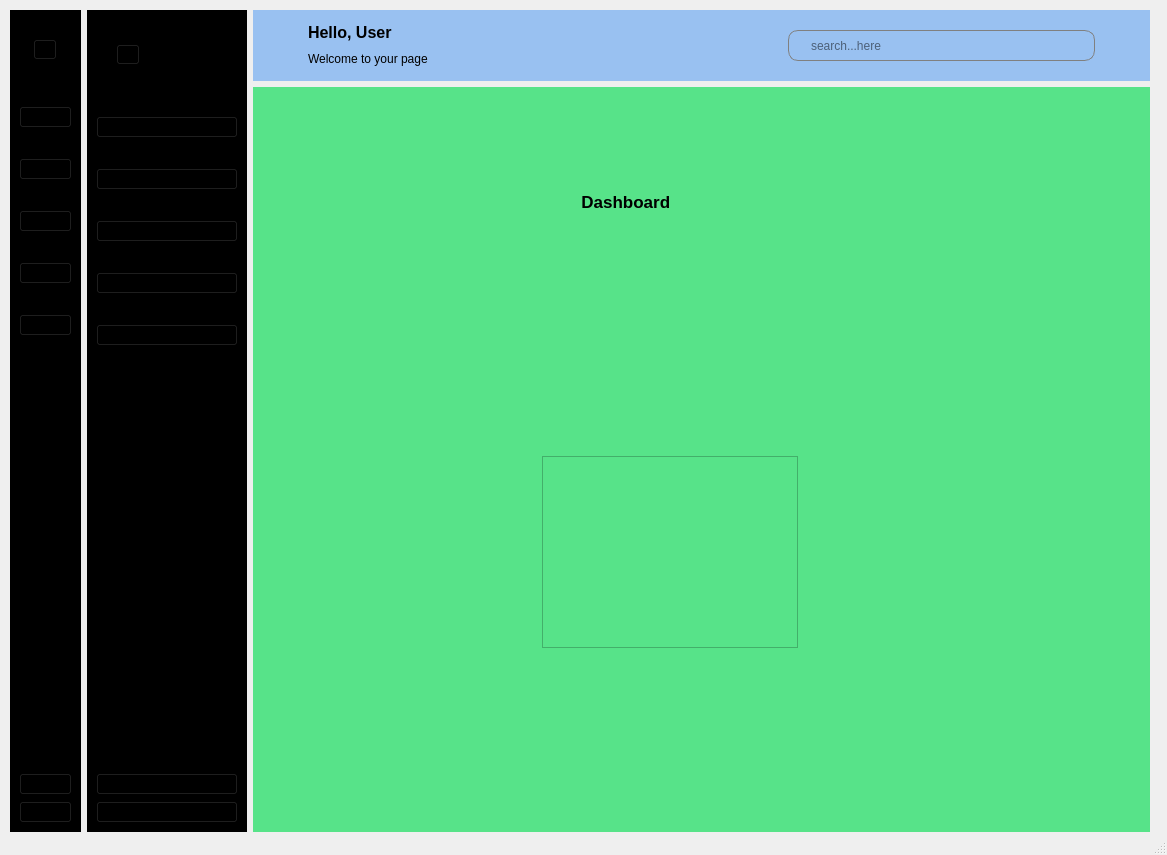
<?xml version="1.0" encoding="UTF-8"?>
<ui version="4.0">
 <class>MainWindow</class>
 <widget class="QMainWindow" name="MainWindow">
  <property name="geometry">
   <rect>
    <x>0</x>
    <y>0</y>
    <width>1167</width>
    <height>855</height>
   </rect>
  </property>
  <property name="windowTitle">
   <string>MainWindow</string>
  </property>
  <widget class="QWidget" name="centralwidget">
   <widget class="QWidget" name="layoutWidget">
    <property name="geometry">
     <rect>
      <x>10</x>
      <y>10</y>
      <width>1140</width>
      <height>822</height>
     </rect>
    </property>
    <layout class="QGridLayout" name="gridLayout">
     <item row="0" column="0">
      <widget class="QWidget" name="icon_only" native="true">
       <property name="minimumSize">
        <size>
         <width>71</width>
         <height>0</height>
        </size>
       </property>
       <property name="maximumSize">
        <size>
         <width>71</width>
         <height>16777215</height>
        </size>
       </property>
       <property name="styleSheet">
        <string notr="true">
QWidget {


background-color: rgb(0, 0, 0);


}</string>
       </property>
       <layout class="QVBoxLayout" name="verticalLayout_5">
        <item>
         <layout class="QHBoxLayout" name="horizontalLayout_2">
          <property name="topMargin">
           <number>20</number>
          </property>
          <item>
           <spacer name="horizontalSpacer">
            <property name="orientation">
             <enum>Qt::Orientation::Horizontal</enum>
            </property>
            <property name="sizeHint" stdset="0">
             <size>
              <width>40</width>
              <height>20</height>
             </size>
            </property>
           </spacer>
          </item>
          <item>
           <widget class="QToolButton" name="toolButton">
            <property name="enabled">
             <bool>true</bool>
            </property>
            <property name="text">
             <string>...</string>
            </property>
            <property name="icon">
             <iconset resource="resources/rec.qrc">
              <normaloff>:/icons/icons/logo.png</normaloff>:/icons/icons/logo.png</iconset>
            </property>
            <property name="iconSize">
             <size>
              <width>40</width>
              <height>40</height>
             </size>
            </property>
           </widget>
          </item>
          <item>
           <spacer name="horizontalSpacer_2">
            <property name="orientation">
             <enum>Qt::Orientation::Horizontal</enum>
            </property>
            <property name="sizeHint" stdset="0">
             <size>
              <width>40</width>
              <height>20</height>
             </size>
            </property>
           </spacer>
          </item>
         </layout>
        </item>
        <item>
         <layout class="QVBoxLayout" name="verticalLayout_3">
          <property name="spacing">
           <number>30</number>
          </property>
          <property name="topMargin">
           <number>40</number>
          </property>
          <item>
           <widget class="QPushButton" name="dashboard_s">
            <property name="text">
             <string/>
            </property>
            <property name="icon">
             <iconset resource="resources/rec.qrc">
              <normaloff>:/icons/icons/dashboardsmall1.png</normaloff>
              <normalon>:/icons/icons/dashboardsmall2.png</normalon>:/icons/icons/dashboardsmall1.png</iconset>
            </property>
            <property name="iconSize">
             <size>
              <width>100</width>
              <height>20</height>
             </size>
            </property>
            <property name="checkable">
             <bool>true</bool>
            </property>
            <property name="autoExclusive">
             <bool>true</bool>
            </property>
           </widget>
          </item>
          <item>
           <widget class="QPushButton" name="subject_s">
            <property name="text">
             <string/>
            </property>
            <property name="icon">
             <iconset resource="resources/rec.qrc">
              <normaloff>:/icons/icons/institutionsmall1.png</normaloff>
              <normalon>:/icons/icons/institutionsmall2.png</normalon>:/icons/icons/institutionsmall1.png</iconset>
            </property>
            <property name="iconSize">
             <size>
              <width>100</width>
              <height>20</height>
             </size>
            </property>
            <property name="checkable">
             <bool>true</bool>
            </property>
            <property name="autoExclusive">
             <bool>true</bool>
            </property>
           </widget>
          </item>
          <item>
           <widget class="QPushButton" name="classes_s">
            <property name="text">
             <string/>
            </property>
            <property name="icon">
             <iconset resource="resources/rec.qrc">
              <normaloff>:/icons/icons/dashboardsmall1.png</normaloff>
              <normalon>:/icons/icons/dashboardsmall2.png</normalon>:/icons/icons/dashboardsmall1.png</iconset>
            </property>
            <property name="iconSize">
             <size>
              <width>100</width>
              <height>20</height>
             </size>
            </property>
            <property name="checkable">
             <bool>true</bool>
            </property>
            <property name="autoExclusive">
             <bool>true</bool>
            </property>
           </widget>
          </item>
          <item>
           <widget class="QPushButton" name="teachers_s">
            <property name="text">
             <string/>
            </property>
            <property name="icon">
             <iconset resource="resources/rec.qrc">
              <normaloff>:/icons/icons/teacherssmall1.png</normaloff>
              <normalon>:/icons/icons/teacherssmall2.png</normalon>:/icons/icons/teacherssmall1.png</iconset>
            </property>
            <property name="iconSize">
             <size>
              <width>100</width>
              <height>20</height>
             </size>
            </property>
            <property name="checkable">
             <bool>true</bool>
            </property>
            <property name="autoExclusive">
             <bool>true</bool>
            </property>
           </widget>
          </item>
          <item>
           <widget class="QPushButton" name="students_s">
            <property name="text">
             <string/>
            </property>
            <property name="icon">
             <iconset resource="resources/rec.qrc">
              <normaloff>:/icons/icons/studentssmall1.png</normaloff>
              <normalon>:/icons/icons/studentssmall2.png</normalon>:/icons/icons/studentssmall1.png</iconset>
            </property>
            <property name="iconSize">
             <size>
              <width>100</width>
              <height>20</height>
             </size>
            </property>
            <property name="checkable">
             <bool>true</bool>
            </property>
            <property name="autoExclusive">
             <bool>true</bool>
            </property>
           </widget>
          </item>
         </layout>
        </item>
        <item>
         <spacer name="verticalSpacer_2">
          <property name="orientation">
           <enum>Qt::Orientation::Vertical</enum>
          </property>
          <property name="sizeHint" stdset="0">
           <size>
            <width>28</width>
            <height>365</height>
           </size>
          </property>
         </spacer>
        </item>
        <item>
         <layout class="QVBoxLayout" name="verticalLayout_4">
          <item>
           <widget class="QPushButton" name="settings_s">
            <property name="text">
             <string/>
            </property>
            <property name="icon">
             <iconset resource="resources/rec.qrc">
              <normaloff>:/icons/icons/settingssmall1.png</normaloff>
              <normalon>:/icons/icons/settingssmall2.png</normalon>:/icons/icons/settingssmall1.png</iconset>
            </property>
            <property name="iconSize">
             <size>
              <width>100</width>
              <height>20</height>
             </size>
            </property>
            <property name="checkable">
             <bool>true</bool>
            </property>
            <property name="autoExclusive">
             <bool>true</bool>
            </property>
           </widget>
          </item>
          <item>
           <widget class="QPushButton" name="logout_s">
            <property name="text">
             <string/>
            </property>
            <property name="icon">
             <iconset resource="resources/rec.qrc">
              <normaloff>:/icons/icons/signoutsmall1.png</normaloff>
              <normalon>:/icons/icons/signoutsmall2.png</normalon>:/icons/icons/signoutsmall1.png</iconset>
            </property>
            <property name="iconSize">
             <size>
              <width>100</width>
              <height>16</height>
             </size>
            </property>
            <property name="checkable">
             <bool>true</bool>
            </property>
            <property name="autoExclusive">
             <bool>true</bool>
            </property>
           </widget>
          </item>
         </layout>
        </item>
       </layout>
      </widget>
     </item>
     <item row="0" column="1">
      <widget class="QWidget" name="icon_text" native="true">
       <property name="styleSheet">
        <string notr="true">background-color: rgb(0, 0, 0);</string>
       </property>
       <layout class="QVBoxLayout" name="verticalLayout_6">
        <item>
         <layout class="QHBoxLayout" name="horizontalLayout">
          <property name="spacing">
           <number>8</number>
          </property>
          <property name="leftMargin">
           <number>20</number>
          </property>
          <property name="topMargin">
           <number>20</number>
          </property>
          <property name="rightMargin">
           <number>0</number>
          </property>
          <item>
           <widget class="QToolButton" name="toolButton_2">
            <property name="enabled">
             <bool>true</bool>
            </property>
            <property name="text">
             <string>...</string>
            </property>
            <property name="icon">
             <iconset resource="resources/rec.qrc">
              <normaloff>:/icons/icons/logo.png</normaloff>:/icons/icons/logo.png</iconset>
            </property>
            <property name="iconSize">
             <size>
              <width>40</width>
              <height>40</height>
             </size>
            </property>
           </widget>
          </item>
          <item>
           <widget class="QLabel" name="label_3">
            <property name="font">
             <font>
              <pointsize>20</pointsize>
              <bold>true</bold>
             </font>
            </property>
            <property name="text">
             <string>School</string>
            </property>
            <property name="scaledContents">
             <bool>false</bool>
            </property>
           </widget>
          </item>
         </layout>
        </item>
        <item>
         <layout class="QVBoxLayout" name="verticalLayout">
          <property name="spacing">
           <number>30</number>
          </property>
          <property name="topMargin">
           <number>40</number>
          </property>
          <item>
           <widget class="QPushButton" name="dashboard_b">
            <property name="text">
             <string>  Dashboard</string>
            </property>
            <property name="icon">
             <iconset resource="resources/rec.qrc">
              <normaloff>:/icons/icons/dashboardsmall1.png</normaloff>
              <normalon>:/icons/icons/dashboardsmall2.png</normalon>:/icons/icons/dashboardsmall1.png</iconset>
            </property>
            <property name="iconSize">
             <size>
              <width>100</width>
              <height>20</height>
             </size>
            </property>
            <property name="checkable">
             <bool>true</bool>
            </property>
            <property name="checked">
             <bool>false</bool>
            </property>
            <property name="autoExclusive">
             <bool>true</bool>
            </property>
           </widget>
          </item>
          <item>
           <widget class="QPushButton" name="subject_b">
            <property name="text">
             <string>  Subject</string>
            </property>
            <property name="icon">
             <iconset resource="resources/rec.qrc">
              <normaloff>:/icons/icons/institutionsmall1.png</normaloff>
              <normalon>:/icons/icons/institutionsmall2.png</normalon>:/icons/icons/institutionsmall1.png</iconset>
            </property>
            <property name="iconSize">
             <size>
              <width>100</width>
              <height>20</height>
             </size>
            </property>
            <property name="checkable">
             <bool>true</bool>
            </property>
            <property name="autoExclusive">
             <bool>true</bool>
            </property>
           </widget>
          </item>
          <item>
           <widget class="QPushButton" name="classes_b">
            <property name="text">
             <string>  Classes</string>
            </property>
            <property name="icon">
             <iconset resource="resources/rec.qrc">
              <normaloff>:/icons/icons/dashboardsmall1.png</normaloff>
              <normalon>:/icons/icons/dashboardsmall2.png</normalon>:/icons/icons/dashboardsmall1.png</iconset>
            </property>
            <property name="iconSize">
             <size>
              <width>100</width>
              <height>20</height>
             </size>
            </property>
            <property name="checkable">
             <bool>true</bool>
            </property>
            <property name="autoExclusive">
             <bool>true</bool>
            </property>
           </widget>
          </item>
          <item>
           <widget class="QPushButton" name="teachers_b">
            <property name="text">
             <string>  Teachers</string>
            </property>
            <property name="icon">
             <iconset resource="resources/rec.qrc">
              <normaloff>:/icons/icons/teacherssmall1.png</normaloff>
              <normalon>:/icons/icons/teacherssmall2.png</normalon>:/icons/icons/teacherssmall1.png</iconset>
            </property>
            <property name="iconSize">
             <size>
              <width>100</width>
              <height>20</height>
             </size>
            </property>
            <property name="checkable">
             <bool>true</bool>
            </property>
            <property name="autoExclusive">
             <bool>true</bool>
            </property>
           </widget>
          </item>
          <item>
           <widget class="QPushButton" name="students_b">
            <property name="text">
             <string>  Students</string>
            </property>
            <property name="icon">
             <iconset resource="resources/rec.qrc">
              <normaloff>:/icons/icons/studentssmall1.png</normaloff>
              <normalon>:/icons/icons/studentssmall2.png</normalon>:/icons/icons/studentssmall1.png</iconset>
            </property>
            <property name="iconSize">
             <size>
              <width>100</width>
              <height>20</height>
             </size>
            </property>
            <property name="checkable">
             <bool>true</bool>
            </property>
            <property name="autoExclusive">
             <bool>true</bool>
            </property>
           </widget>
          </item>
         </layout>
        </item>
        <item>
         <spacer name="verticalSpacer">
          <property name="orientation">
           <enum>Qt::Orientation::Vertical</enum>
          </property>
          <property name="sizeHint" stdset="0">
           <size>
            <width>28</width>
            <height>363</height>
           </size>
          </property>
         </spacer>
        </item>
        <item>
         <layout class="QVBoxLayout" name="verticalLayout_2">
          <item>
           <widget class="QPushButton" name="settings_b">
            <property name="text">
             <string>  Settings</string>
            </property>
            <property name="icon">
             <iconset resource="resources/rec.qrc">
              <normaloff>:/icons/icons/settingssmall1.png</normaloff>
              <normalon>:/icons/icons/settingssmall2.png</normalon>:/icons/icons/settingssmall1.png</iconset>
            </property>
            <property name="iconSize">
             <size>
              <width>100</width>
              <height>20</height>
             </size>
            </property>
            <property name="checkable">
             <bool>true</bool>
            </property>
            <property name="autoExclusive">
             <bool>true</bool>
            </property>
           </widget>
          </item>
          <item>
           <widget class="QPushButton" name="logout_b">
            <property name="text">
             <string>  Sign Out</string>
            </property>
            <property name="icon">
             <iconset resource="resources/rec.qrc">
              <normaloff>:/icons/icons/signoutsmall1.png</normaloff>
              <normalon>:/icons/icons/signoutsmall2.png</normalon>:/icons/icons/signoutsmall1.png</iconset>
            </property>
            <property name="iconSize">
             <size>
              <width>100</width>
              <height>16</height>
             </size>
            </property>
            <property name="checkable">
             <bool>true</bool>
            </property>
            <property name="autoExclusive">
             <bool>true</bool>
            </property>
           </widget>
          </item>
         </layout>
        </item>
       </layout>
      </widget>
     </item>
     <item row="0" column="2">
      <layout class="QVBoxLayout" name="verticalLayout_8">
       <item>
        <widget class="QWidget" name="widget_4" native="true">
         <property name="minimumSize">
          <size>
           <width>0</width>
           <height>71</height>
          </size>
         </property>
         <property name="maximumSize">
          <size>
           <width>16777215</width>
           <height>71</height>
          </size>
         </property>
         <property name="styleSheet">
          <string notr="true">background-color: rgb(153, 193, 241);
color: rgb(0, 0, 0);</string>
         </property>
         <layout class="QHBoxLayout" name="horizontalLayout_5">
          <item>
           <layout class="QHBoxLayout" name="horizontalLayout_4">
            <item>
             <widget class="QPushButton" name="pushButton">
              <property name="text">
               <string/>
              </property>
              <property name="icon">
               <iconset resource="resources/rec.qrc">
                <normaloff>:/icons/icons/menu.png</normaloff>:/icons/icons/menu.png</iconset>
              </property>
              <property name="iconSize">
               <size>
                <width>29</width>
                <height>25</height>
               </size>
              </property>
              <property name="checkable">
               <bool>true</bool>
              </property>
              <property name="flat">
               <bool>true</bool>
              </property>
             </widget>
            </item>
            <item>
             <layout class="QVBoxLayout" name="verticalLayout_7">
              <property name="spacing">
               <number>0</number>
              </property>
              <item>
               <widget class="QLabel" name="label">
                <property name="font">
                 <font>
                  <pointsize>12</pointsize>
                  <bold>true</bold>
                 </font>
                </property>
                <property name="text">
                 <string>Hello, User</string>
                </property>
               </widget>
              </item>
              <item>
               <widget class="QLabel" name="label_2">
                <property name="text">
                 <string>Welcome to your page</string>
                </property>
               </widget>
              </item>
             </layout>
            </item>
           </layout>
          </item>
          <item>
           <spacer name="horizontalSpacer_3">
            <property name="orientation">
             <enum>Qt::Orientation::Horizontal</enum>
            </property>
            <property name="sizeHint" stdset="0">
             <size>
              <width>301</width>
              <height>20</height>
             </size>
            </property>
           </spacer>
          </item>
          <item>
           <layout class="QHBoxLayout" name="horizontalLayout_3">
            <item>
             <widget class="QLineEdit" name="lineEdit">
              <property name="minimumSize">
               <size>
                <width>0</width>
                <height>31</height>
               </size>
              </property>
              <property name="maximumSize">
               <size>
                <width>16777215</width>
                <height>31</height>
               </size>
              </property>
              <property name="styleSheet">
               <string notr="true">QLineEdit{
padding-left:20px;
border: 1px solid gray;
border-radius: 10px;





}</string>
              </property>
              <property name="placeholderText">
               <string>search...here</string>
              </property>
             </widget>
            </item>
            <item>
             <widget class="QLabel" name="label_4">
              <property name="minimumSize">
               <size>
                <width>40</width>
                <height>40</height>
               </size>
              </property>
              <property name="maximumSize">
               <size>
                <width>40</width>
                <height>40</height>
               </size>
              </property>
              <property name="text">
               <string/>
              </property>
              <property name="pixmap">
               <pixmap resource="resources/rec.qrc">:/icons/icons/profile.png</pixmap>
              </property>
              <property name="scaledContents">
               <bool>true</bool>
              </property>
             </widget>
            </item>
           </layout>
          </item>
         </layout>
        </widget>
       </item>
       <item>
        <widget class="QWidget" name="main_screen" native="true">
         <property name="minimumSize">
          <size>
           <width>841</width>
           <height>741</height>
          </size>
         </property>
         <property name="styleSheet">
          <string notr="true">background-color: rgb(87, 227, 137);</string>
         </property>
         <widget class="QStackedWidget" name="stackedWidget">
          <property name="geometry">
           <rect>
            <x>9</x>
            <y>9</y>
            <width>821</width>
            <height>721</height>
           </rect>
          </property>
          <widget class="QWidget" name="dashboard">
           <widget class="QLabel" name="label_5">
            <property name="geometry">
             <rect>
              <x>310</x>
              <y>80</y>
              <width>111</width>
              <height>51</height>
             </rect>
            </property>
            <property name="font">
             <font>
              <pointsize>13</pointsize>
              <bold>true</bold>
             </font>
            </property>
            <property name="text">
             <string>  Dashboard</string>
            </property>
           </widget>
           <widget class="QTableWidget" name="tableWidget">
            <property name="geometry">
             <rect>
              <x>280</x>
              <y>360</y>
              <width>256</width>
              <height>192</height>
             </rect>
            </property>
           </widget>
          </widget>
          <widget class="QWidget" name="classes">
           <widget class="QLabel" name="label_6">
            <property name="geometry">
             <rect>
              <x>340</x>
              <y>30</y>
              <width>141</width>
              <height>51</height>
             </rect>
            </property>
            <property name="font">
             <font>
              <pointsize>13</pointsize>
              <bold>true</bold>
             </font>
            </property>
            <property name="text">
             <string>classes</string>
            </property>
           </widget>
          </widget>
          <widget class="QWidget" name="students">
           <widget class="QLabel" name="label_7">
            <property name="geometry">
             <rect>
              <x>280</x>
              <y>30</y>
              <width>111</width>
              <height>51</height>
             </rect>
            </property>
            <property name="font">
             <font>
              <pointsize>13</pointsize>
              <bold>true</bold>
             </font>
            </property>
            <property name="text">
             <string>students</string>
            </property>
           </widget>
          </widget>
          <widget class="QWidget" name="teachers">
           <widget class="QLabel" name="label_9">
            <property name="geometry">
             <rect>
              <x>230</x>
              <y>40</y>
              <width>111</width>
              <height>51</height>
             </rect>
            </property>
            <property name="font">
             <font>
              <pointsize>13</pointsize>
              <bold>true</bold>
             </font>
            </property>
            <property name="text">
             <string>Teachers</string>
            </property>
           </widget>
          </widget>
          <widget class="QWidget" name="subject">
           <widget class="QLabel" name="label_8">
            <property name="geometry">
             <rect>
              <x>340</x>
              <y>30</y>
              <width>121</width>
              <height>51</height>
             </rect>
            </property>
            <property name="font">
             <font>
              <pointsize>13</pointsize>
              <bold>true</bold>
             </font>
            </property>
            <property name="text">
             <string>subject</string>
            </property>
           </widget>
          </widget>
         </widget>
        </widget>
       </item>
      </layout>
     </item>
    </layout>
   </widget>
  </widget>
  <widget class="QStatusBar" name="statusbar"/>
 </widget>
 <resources>
  <include location="resources/rec.qrc"/>
 </resources>
 <connections>
  <connection>
   <sender>dashboard_b</sender>
   <signal>toggled(bool)</signal>
   <receiver>dashboard_s</receiver>
   <slot>setChecked(bool)</slot>
   <hints>
    <hint type="sourcelabel">
     <x>147</x>
     <y>142</y>
    </hint>
    <hint type="destinationlabel">
     <x>71</x>
     <y>141</y>
    </hint>
   </hints>
  </connection>
  <connection>
   <sender>subject_b</sender>
   <signal>toggled(bool)</signal>
   <receiver>subject_s</receiver>
   <slot>setChecked(bool)</slot>
   <hints>
    <hint type="sourcelabel">
     <x>137</x>
     <y>204</y>
    </hint>
    <hint type="destinationlabel">
     <x>71</x>
     <y>199</y>
    </hint>
   </hints>
  </connection>
  <connection>
   <sender>classes_b</sender>
   <signal>toggled(bool)</signal>
   <receiver>classes_s</receiver>
   <slot>setChecked(bool)</slot>
   <hints>
    <hint type="sourcelabel">
     <x>141</x>
     <y>256</y>
    </hint>
    <hint type="destinationlabel">
     <x>71</x>
     <y>261</y>
    </hint>
   </hints>
  </connection>
  <connection>
   <sender>teachers_b</sender>
   <signal>toggled(bool)</signal>
   <receiver>teachers_s</receiver>
   <slot>setChecked(bool)</slot>
   <hints>
    <hint type="sourcelabel">
     <x>154</x>
     <y>312</y>
    </hint>
    <hint type="destinationlabel">
     <x>71</x>
     <y>312</y>
    </hint>
   </hints>
  </connection>
  <connection>
   <sender>students_b</sender>
   <signal>toggled(bool)</signal>
   <receiver>students_s</receiver>
   <slot>setChecked(bool)</slot>
   <hints>
    <hint type="sourcelabel">
     <x>151</x>
     <y>377</y>
    </hint>
    <hint type="destinationlabel">
     <x>71</x>
     <y>372</y>
    </hint>
   </hints>
  </connection>
  <connection>
   <sender>settings_b</sender>
   <signal>toggled(bool)</signal>
   <receiver>settings_s</receiver>
   <slot>setChecked(bool)</slot>
   <hints>
    <hint type="sourcelabel">
     <x>154</x>
     <y>774</y>
    </hint>
    <hint type="destinationlabel">
     <x>71</x>
     <y>780</y>
    </hint>
   </hints>
  </connection>
  <connection>
   <sender>logout_b</sender>
   <signal>toggled(bool)</signal>
   <receiver>logout_s</receiver>
   <slot>setChecked(bool)</slot>
   <hints>
    <hint type="sourcelabel">
     <x>137</x>
     <y>810</y>
    </hint>
    <hint type="destinationlabel">
     <x>67</x>
     <y>806</y>
    </hint>
   </hints>
  </connection>
  <connection>
   <sender>pushButton</sender>
   <signal>toggled(bool)</signal>
   <receiver>icon_text</receiver>
   <slot>setHidden(bool)</slot>
   <hints>
    <hint type="sourcelabel">
     <x>332</x>
     <y>53</y>
    </hint>
    <hint type="destinationlabel">
     <x>297</x>
     <y>52</y>
    </hint>
   </hints>
  </connection>
  <connection>
   <sender>pushButton</sender>
   <signal>toggled(bool)</signal>
   <receiver>icon_only</receiver>
   <slot>setVisible(bool)</slot>
   <hints>
    <hint type="sourcelabel">
     <x>331</x>
     <y>33</y>
    </hint>
    <hint type="destinationlabel">
     <x>59</x>
     <y>24</y>
    </hint>
   </hints>
  </connection>
 </connections>
</ui>
